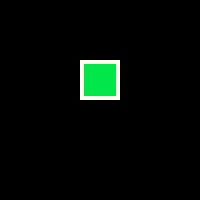

A level layout from a 2D game, rendered from its tile map. Below: a short description, then the map file with its tile-grid data intact:
An orthogonal 10x10 tile map with 20x20 px tiles, 1 tile layer (Vrstva dlaždic 1).

<map version="1.0" tiledversion="1.1.5" orientation="orthogonal" renderorder="right-down" width="10" height="10" tilewidth="20" tileheight="20" infinite="0" nextobjectid="1">
 <tileset firstgid="1" name="minigolf" tilewidth="188" tileheight="135" tilecount="9" columns="0">
  <grid orientation="orthogonal" width="1" height="1" />
  <tile id="0">
   <image width="53" height="54" source="../texture/object/grass1.jpg" />
  </tile>
  <tile id="1">
   <image width="20" height="20" source="../texture/object/grass1.png" />
  </tile>
  <tile id="2">
   <image width="20" height="20" source="../texture/object/grass1_2wall.png" />
  </tile>
  <tile id="3">
   <image width="20" height="20" source="../texture/object/grass1_wall.png" />
  </tile>
  <tile id="4">
   <image width="11" height="52" source="../texture/object/left_wall_52x11_grad.png" />
  </tile>
  <tile id="5">
   <image width="124" height="135" source="../texture/object/maly_kopec.jpg" />
  </tile>
  <tile id="6">
   <image width="188" height="134" source="../texture/object/velky_kopec.jpg" />
  </tile>
  <tile id="7">
   <image width="20" height="20" source="../texture/object/wall.png" />
  </tile>
  <tile id="8">
   <image width="11" height="52" source="../texture/object/wall_11x52.png" />
  </tile>
 </tileset>
 <layer name="Vrstva dlaždic 1" width="10" height="10">
  <data>
   <tile />
   <tile />
   <tile />
   <tile />
   <tile />
   <tile />
   <tile />
   <tile />
   <tile />
   <tile />
   <tile />
   <tile />
   <tile />
   <tile />
   <tile />
   <tile />
   <tile />
   <tile />
   <tile />
   <tile />
   <tile />
   <tile />
   <tile />
   <tile />
   <tile />
   <tile />
   <tile />
   <tile />
   <tile />
   <tile />
   <tile />
   <tile />
   <tile />
   <tile />
   <tile gid="2684354563" />
   <tile gid="3221225475" />
   <tile />
   <tile />
   <tile />
   <tile />
   <tile />
   <tile />
   <tile />
   <tile />
   <tile gid="3" />
   <tile gid="1610612739" />
   <tile />
   <tile />
   <tile />
   <tile />
   <tile />
   <tile />
   <tile />
   <tile />
   <tile />
   <tile />
   <tile />
   <tile />
   <tile />
   <tile />
   <tile />
   <tile />
   <tile />
   <tile />
   <tile />
   <tile />
   <tile />
   <tile />
   <tile />
   <tile />
   <tile />
   <tile />
   <tile />
   <tile />
   <tile />
   <tile />
   <tile />
   <tile />
   <tile />
   <tile />
   <tile />
   <tile />
   <tile />
   <tile />
   <tile />
   <tile />
   <tile />
   <tile />
   <tile />
   <tile />
   <tile />
   <tile />
   <tile />
   <tile />
   <tile />
   <tile />
   <tile />
   <tile />
   <tile />
   <tile />
  </data>
 </layer>
</map>
